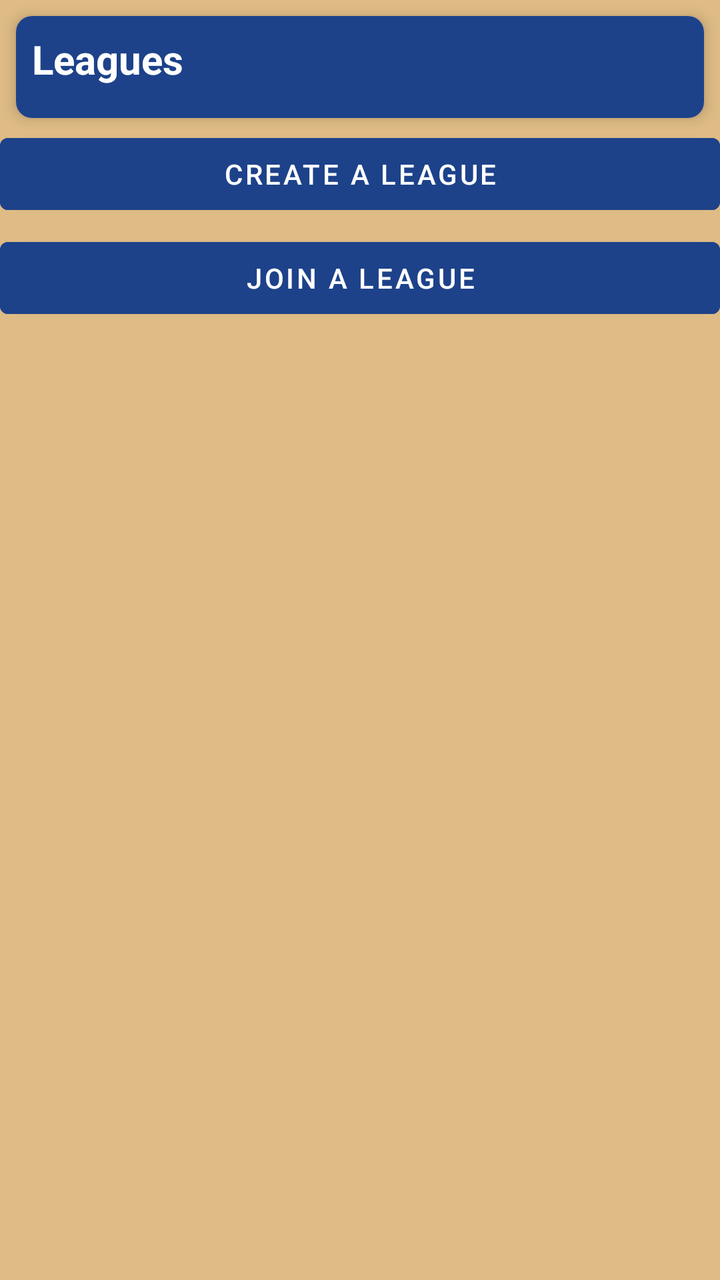
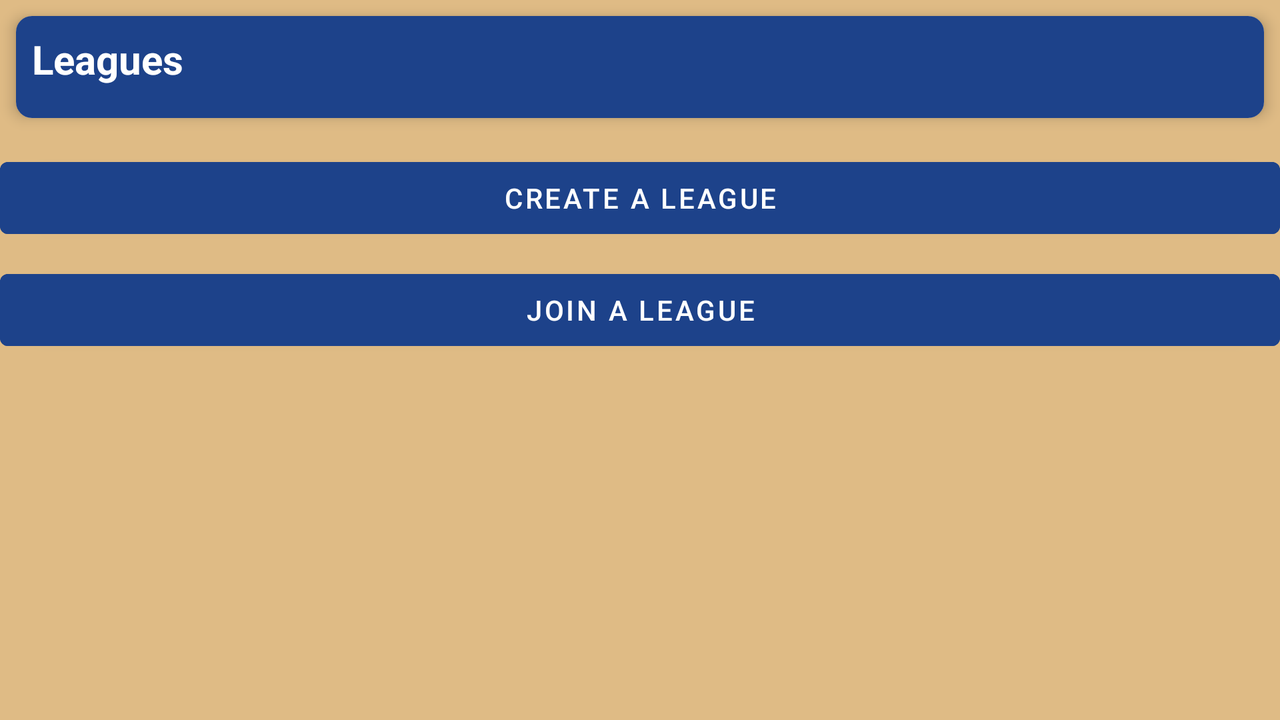

The same Android screen from two of the app's own layout files: first res/layout/ as a phone draws it, then the repository's variant for another configuration, drawn on a device whose configuration selects that folder. Both files follow.
<!-- AndroidManifest.xml: application theme Theme.Fantasy_Basketball -->
<!-- res/layout/fragment_home.xml -->
<?xml version="1.0" encoding="utf-8"?>
<androidx.constraintlayout.widget.ConstraintLayout xmlns:android="http://schemas.android.com/apk/res/android"
    xmlns:app="http://schemas.android.com/apk/res-auto"
    xmlns:tools="http://schemas.android.com/tools"
    android:layout_width="match_parent"
    android:layout_height="match_parent"
    android:background="@color/background">

    
    <androidx.cardview.widget.CardView
        android:id="@+id/cardView"
        android:layout_width="0dp"
        android:layout_height="wrap_content"
        android:layout_margin="8dp"
        android:background="?android:attr/selectableItemBackground"
        app:cardCornerRadius="8dp"
        app:cardElevation="4dp"
        app:layout_constraintEnd_toEndOf="parent"
        app:layout_constraintStart_toStartOf="parent"
        app:layout_constraintTop_toTopOf="parent">

        
        <LinearLayout
            android:layout_width="match_parent"
            android:layout_height="wrap_content"
            android:background="@color/border"
            android:orientation="vertical"
            android:padding="8dp">

            
            <TextView
                android:id="@+id/myTeamsTitle"
                android:layout_width="wrap_content"
                android:layout_height="wrap_content"
                android:layout_marginBottom="8dp"
                android:gravity="center"
                android:text="Leagues"
                android:textColor="@color/button_text_color"
                android:textSize="20sp"
                android:textStyle="bold" />

            
            <androidx.viewpager2.widget.ViewPager2
                android:id="@+id/viewPager"
                android:layout_width="match_parent"
                android:layout_height="wrap_content"
                android:clipChildren="false"
                android:clipToPadding="false"
                android:overScrollMode="never" />
        </LinearLayout>
    </androidx.cardview.widget.CardView>

    
    <Button
        android:id="@+id/createLeagueBtn"
        android:layout_width="0dp"
        android:layout_height="wrap_content"
        android:layout_marginTop="4dp"
        android:backgroundTint="@color/button_color"
        android:text="Create a League"
        app:layout_constraintEnd_toEndOf="parent"
        app:layout_constraintStart_toStartOf="parent"
        app:layout_constraintTop_toBottomOf="@+id/cardView" />

    
    <Button
        android:id="@+id/joinLeagueBtn"
        android:layout_width="0dp"
        android:layout_height="wrap_content"
        android:layout_marginTop="4dp"
        android:backgroundTint="@color/button_color"
        android:text="Join a League"
        app:layout_constraintEnd_toEndOf="parent"
        app:layout_constraintStart_toStartOf="parent"
        app:layout_constraintTop_toBottomOf="@+id/createLeagueBtn" />

</androidx.constraintlayout.widget.ConstraintLayout>
<!-- resources referenced by this layout -->
<resources>
  <color name="background">#dfbb85</color>
  <color name="border">#1d428a</color>
  <color name="button_color">#1d428a</color>
  <color name="button_text_color">#FFFFFF</color>
  <style name="Theme.Fantasy_Basketball" parent="Theme.MaterialComponents.DayNight.NoActionBar" />
</resources>
<!-- res/layout-land/fragment_home.xml (the repository's variant of the layout above) -->
<!-- drawn on the phone turned sideways -->
<?xml version="1.0" encoding="utf-8"?>
<androidx.constraintlayout.widget.ConstraintLayout xmlns:android="http://schemas.android.com/apk/res/android"
    xmlns:app="http://schemas.android.com/apk/res-auto"
    xmlns:tools="http://schemas.android.com/tools"
    android:layout_width="match_parent"
    android:layout_height="match_parent"
    android:background="@color/background">

    
    <androidx.cardview.widget.CardView
        android:id="@+id/cardView"
        android:layout_width="0dp"
        android:layout_height="wrap_content"
        android:layout_margin="8dp"
        android:background="?android:attr/selectableItemBackground"
        app:cardCornerRadius="8dp"
        app:cardElevation="4dp"
        app:layout_constraintEnd_toEndOf="parent"
        app:layout_constraintStart_toStartOf="parent"
        app:layout_constraintTop_toTopOf="parent">

        
        <LinearLayout
            android:layout_width="match_parent"
            android:layout_height="wrap_content"
            android:background="@color/border"
            android:orientation="vertical"
            android:padding="8dp">

            
            <TextView
                android:id="@+id/myTeamsTitle"
                android:layout_width="wrap_content"
                android:layout_height="wrap_content"
                android:layout_marginBottom="8dp"
                android:gravity="center"
                android:text="Leagues"
                android:textColor="@color/button_text_color"
                android:textSize="20sp"
                android:textStyle="bold" />

            
            <androidx.viewpager2.widget.ViewPager2
                android:id="@+id/viewPager"
                android:layout_width="match_parent"
                android:layout_height="wrap_content"
                android:clipChildren="false"
                android:clipToPadding="false"
                android:overScrollMode="never" />
        </LinearLayout>
    </androidx.cardview.widget.CardView>

    
    <Button
        android:id="@+id/createLeagueBtn"
        android:layout_width="0dp"
        android:layout_height="wrap_content"
        android:layout_marginTop="16dp"
        android:backgroundTint="@color/button_color"
        android:text="Create a League"
        app:layout_constraintEnd_toEndOf="parent"
        app:layout_constraintStart_toStartOf="parent"
        app:layout_constraintTop_toBottomOf="@id/cardView" />

    
    <Button
        android:id="@+id/joinLeagueBtn"
        android:layout_width="0dp"
        android:layout_height="wrap_content"
        android:layout_marginTop="8dp"
        android:backgroundTint="@color/button_color"
        android:text="Join a League"
        app:layout_constraintEnd_toEndOf="parent"
        app:layout_constraintStart_toStartOf="parent"
        app:layout_constraintTop_toBottomOf="@id/createLeagueBtn" />

</androidx.constraintlayout.widget.ConstraintLayout>
